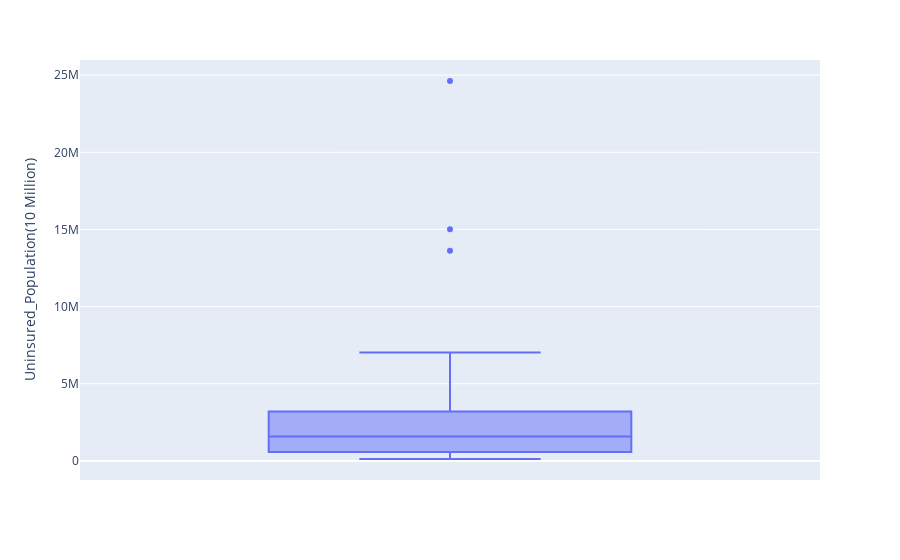

This figure's notebook cell:
### Code cell
fig = px.box(df_corr, y='Uninsured_Population(10 Million)')
fig.show()

### Figure 1 — Plotly figure (JSON) as saved in the notebook; plotly's stock layout.template omitted (floating-point values rounded to 4 significant figures)
{"data": [{"alignmentgroup": "True", "hovertemplate": "Uninsured_Population(10 Million)=%{y}<extra></extra>", "legendgroup": "", "marker": {"color": "#636efa"}, "name": "", "notched": false, "offsetgroup": "", "orientation": "v", "showlegend": false, "type": "box", "x0": " ", "xaxis": "x", "y": [2380276, 489913, 3719841, 1284202, 15011457, 2177345, 994877, 282291, 125091, 13624801, 7021935, 272139, 926679, 719770, 4458576, 2914234, 1283916, 1281734, 2213152, 537018, 945594, 1858066, 2748736, 1241528, 1839109, 2896527, 478391, 799560, 5626284, 1715512, 411531, 3522268, 293532, 1004948, 5804788, 3624079, 2776812, 1418213, 3699276, 234833, 2667157, 415990, 3302959, 24620388, 1452300, 126233, 3690131, 2339321, 527165, 1588187, 329119], "y0": " ", "yaxis": "y"}], "layout": {"boxmode": "group", "legend": {"tracegroupgap": 0}, "margin": {"t": 60}, "xaxis": {"anchor": "y", "domain": [0, 1]}, "yaxis": {"anchor": "x", "domain": [0, 1], "title": {"text": "Uninsured_Population(10 Million)"}}}}
